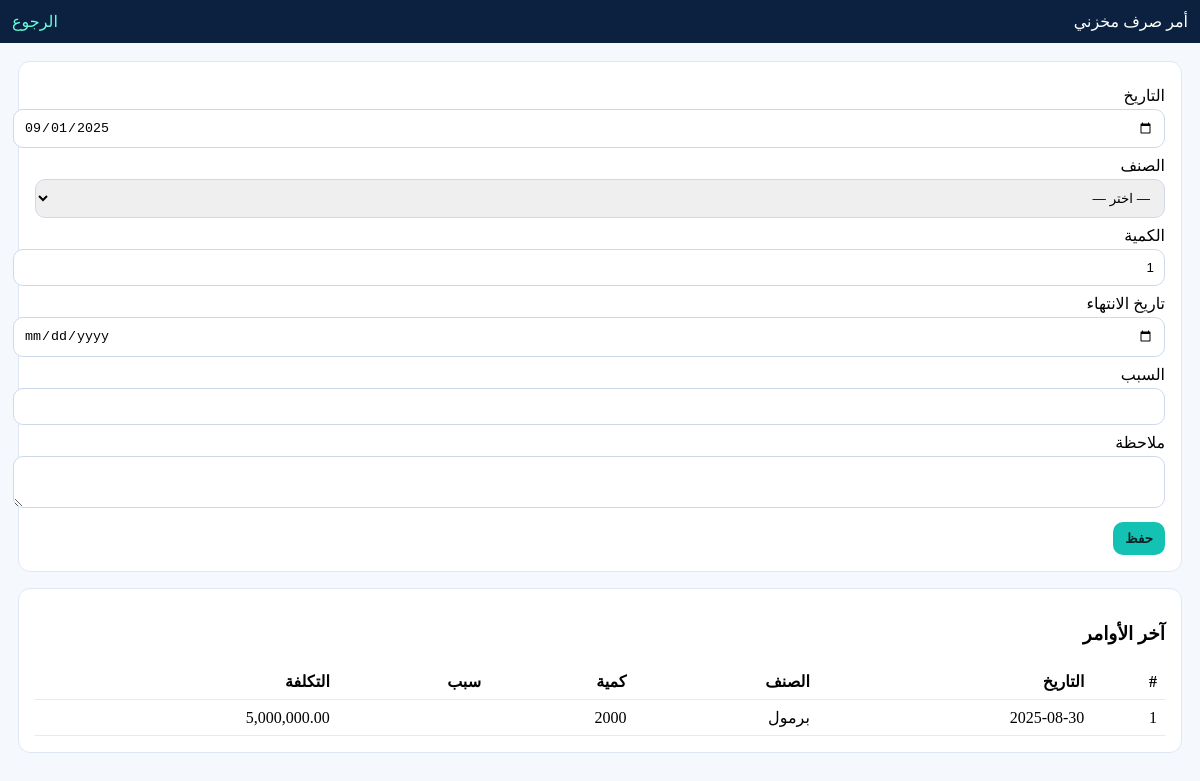
The page /stock_issue.php (signed in) on the database its author committed.
### tables this page shows
CREATE TABLE `stock_issues` (
  `id` int(11) NOT NULL,
  `doc_date` date NOT NULL,
  `product_id` int(11) NOT NULL,
  `quantity` int(11) NOT NULL,
  `reason` varchar(150) DEFAULT NULL,
  `note` varchar(255) DEFAULT NULL,
  `total_cost` decimal(14,2) NOT NULL DEFAULT 0.00,
  `expiry_date` date DEFAULT NULL,
  `created_at` timestamp NOT NULL DEFAULT current_timestamp()
);

CREATE TABLE `products` (
  `id` int(11) NOT NULL,
  `sku` varchar(100) DEFAULT NULL,
  `name` varchar(150) NOT NULL,
  `barcode` varchar(100) DEFAULT NULL,
  `cost` decimal(14,2) NOT NULL DEFAULT 0.00,
  `price` decimal(14,2) NOT NULL DEFAULT 0.00,
  `quantity` int(11) NOT NULL DEFAULT 0,
  `min_quantity` int(11) NOT NULL DEFAULT 0,
  `cost_price` decimal(14,2) NOT NULL DEFAULT 0.00,
  `sale_price` decimal(14,2) NOT NULL DEFAULT 0.00,
  `unit` varchar(30) DEFAULT 'قطعة',
  `created_at` timestamp NOT NULL DEFAULT current_timestamp()
);

### stock_issue.php (the view, shortened to what this page needs)
<?php
$pdo=db();
$pdo->exec("CREATE TABLE IF NOT EXISTS products(
  id INT AUTO_INCREMENT PRIMARY KEY,
  sku VARCHAR(100) UNIQUE,
  name VARCHAR(200) NOT NULL,
  quantity INT NOT NULL DEFAULT 0,
  cost_price DECIMAL(14,2) NOT NULL DEFAULT 0.00,
  sale_price DECIMAL(14,2) NOT NULL DEFAULT 0.00,
  created_at TIMESTAMP DEFAULT CURRENT_TIMESTAMP
) ENGINE=InnoDB DEFAULT CHARSET=utf8mb4;");
$pdo->exec("CREATE TABLE IF NOT EXISTS stock_issues(
  id INT AUTO_INCREMENT PRIMARY KEY,
  doc_date DATE NOT NULL,
  product_id INT NOT NULL,
  quantity INT NOT NULL,
  reason VARCHAR(150) NULL,
  note VARCHAR(255) NULL,
  total_cost DECIMAL(14,2) NOT NULL DEFAULT 0.00,
  expiry_date DATE NULL,
  created_at TIMESTAMP DEFAULT CURRENT_TIMESTAMP
) ENGINE=InnoDB DEFAULT CHARSET=utf8mb4;");
$list=$pdo->query("SELECT si.id,si.doc_date,p.name product,si.quantity,si.reason,si.total_cost FROM stock_issues si JOIN products p ON p.id=si.product_id ORDER BY si.id DESC LIMIT 50")->fetchAll();
$title='أمر صرف مخزني';
?>
<!doctype html><html lang="ar" dir="rtl"><head><meta charset="utf-8"><meta name="viewport" content="width=device-width,initial-scale=1"><title><?= $title ?> - موردن</title>
</head>
<body>
<div class="header"><div><?= $title ?></div><nav><a href="./dashboard.php">الرجوع</a></nav></div>
<div class="wrap">
  <div class="card">
    <form method="post">
      <label>التاريخ</label><input type="date" name="doc_date" value="<?=htmlspecialchars($_POST['doc_date']??date('Y-m-d'))?>">
      <label>الصنف</label><select name="product_id"><option value="">— اختر —</option></select>
      <label>الكمية</label><input type="number" name="quantity" min="1" step="1" value="<?=htmlspecialchars($_POST['quantity']??'1')?>">
      <label>تاريخ الانتهاء</label><input type="date" name="expiry_date" value="<?=htmlspecialchars($_POST['expiry_date']??'')?>">
      <label>السبب</label><input name="reason" value="<?=htmlspecialchars($_POST['reason']??'')?>">
      <label>ملاحظة</label><textarea name="note" rows="2"><?=htmlspecialchars($_POST['note']??'')?></textarea>
      <div style="margin-top:10px"><button class="btn" type="submit">حفظ</button></div>
    </form>
  </div>
  <div class="card">
    <h3>آخر الأوامر</h3>
    <table><thead><tr><th>#</th><th>التاريخ</th><th>الصنف</th><th>كمية</th><th>سبب</th><th>التكلفة</th></tr></thead><tbody>
    <?php if(!$list):?><tr><td colspan="6">لا يوجد</td></tr><?php else: foreach($list as $r):?><tr><td><?=$r['id']?></td><td><?=$r['doc_date']?></td><td><?=htmlspecialchars($r['product'])?></td><td><?=$r['quantity']?></td><td><?=htmlspecialchars($r['reason']??'')?></td><td><?=number_format($r['total_cost'],2)?></td></tr><?php endforeach; endif;?>
    </tbody></table>
  </div>
</div>
</body></html>

### stock_issue.php (style rules this page uses)
body { margin:0;font-family:Tahoma;background:#f5f8fc }
.header { display:flex;justify-content:space-between;align-items:center;background:#0c2140;color:#fff;padding:12px }
a { color:#64ffda;text-decoration:none }
.wrap { padding:18px;display:grid;gap:16px }
.card { background:#fff;border:1px solid #dfe7f5;border-radius:12px;padding:16px }
label { display:block;margin:8px 0 4px }
input,select,textarea { width:100%;padding:10px;border:1px solid #cfd9ec;border-radius:10px }
table { width:100%;border-collapse:collapse;margin-top:10px }
th,td { border-bottom:1px solid #e7eaf3;padding:8px;text-align:right }
.btn { border:0;border-radius:10px;padding:9px 12px;background:#13c2b3;color:#062427;font-weight:700;cursor:pointer }

### rows shown on the page
stock_issues: id "1", doc_date "2025-08-30", product.name "برمول", quantity "2000", total_cost "5,000,000.00"

### other values the page prints
$title "أمر صرف مخزني"
